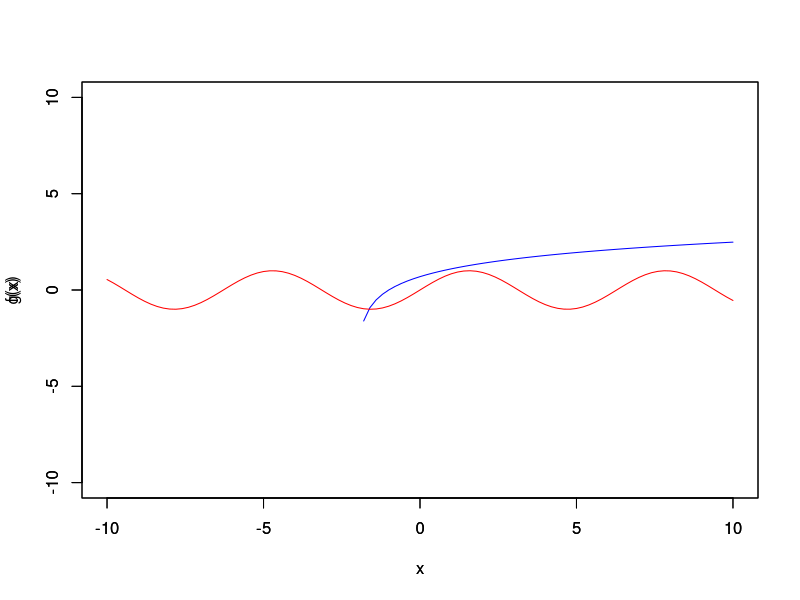
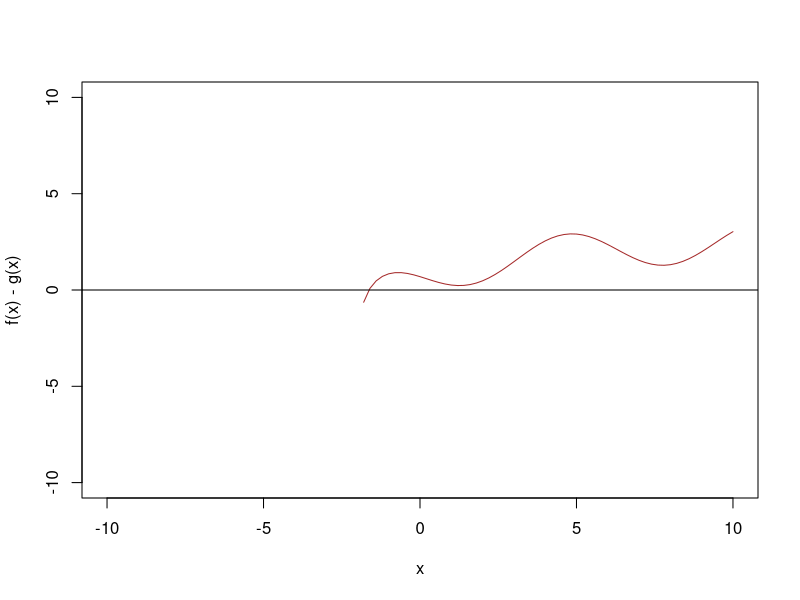
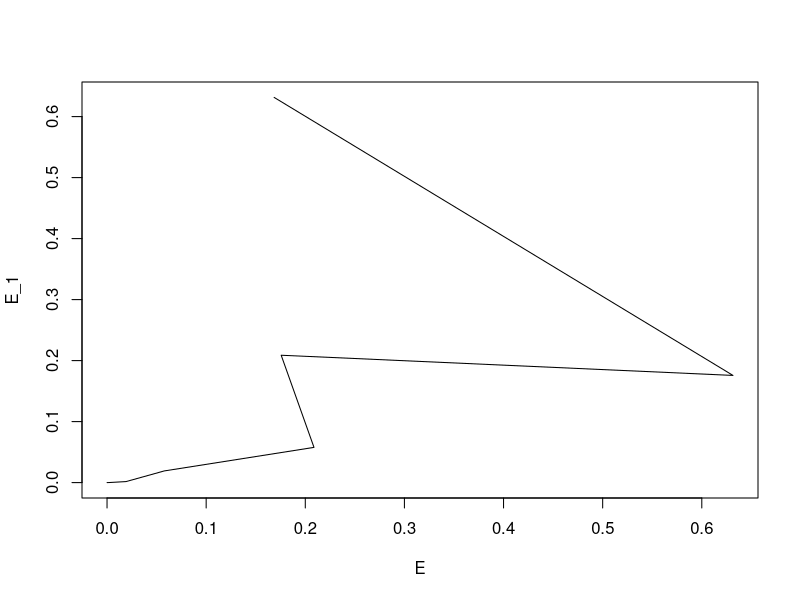
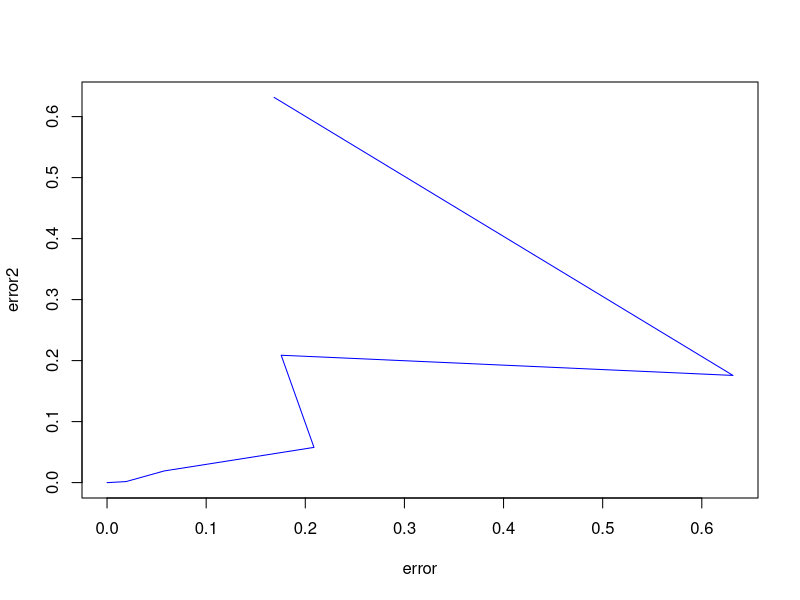

Reproduce these figures in R, in order.
#3Parte A
logaritmo<- function(x){
  log (x+2)
}
sen<- function(x)
{
  sin(x)
}
tol = 0.00000001

func<- function(x)
{
  
  log(x+2)-sin(x)
}
metodo = uniroot(func, c(-1.8,-1), tol = 1e-9) 
plot(logaritmo, xlim = c(-10,10), ylim=c(-10,10), ylab = "f(x)", col = "blue")
par(new = TRUE)
plot(sen, xlim = c(-10,10), ylim=c(-10,10), ylab = "g(x)", col = "red")
plot(func, xlim = c(-10,10), ylim=c(-10,10), ylab = "f(x) - g(x)", col = "brown")
par(new = TRUE)
abline(0,0, col = "black")
a = -1.8
b = -1
arreglo = c(0)
arreglo[1] = a
arreglo[2] = b
i=3
E = c() 
E_1 = c()
while(abs(metodo$root-arreglo[i-2]) > tol){
  E[i-2]=abs(metodo$root-arreglo[i-2])
  arreglo[i]= arreglo[i-1]-((func(arreglo[i-1])*(arreglo[i-1]-arreglo[i-2]))/(func(arreglo[i-1])-func(arreglo[i-2])))
  i = i+1
}

i=1
while(i<length(E)+1){
  E_1[i]=E[i+1]
  i = i+1
}
plot(E,E_1, type="l")

numero_iteraciones =length(arreglo)
Met = c(0)
error = c(0)
error2 = c(0)
Met[1] = a
Met[2] = b
i=3
while(abs(metodo$root-Met[i-2]) > tol){
  error[i-2]=abs(metodo$root-arreglo[i-2])
  Met[i]= Met[i-1]-((func(Met[i-1]))*(Met[i-1]-Met[i-2])/(func(Met[i-1])-func(Met[i-2])))
  i = i+1
}
i=1
while(i<length(error)+1){
  error2[i]=error[i+1]
  i = i+1
}
plot(error,error2, type ="l",col ="blue")


#3Parte B
metodo<- function(x)
{
  #Utilizamos el valor del numero de euler
  a<-exp(1)
  resultadoA <- (a^x)-x-1
  return(resultadoA)
}

comprobacion<-function(y,multiplicidad)
{
  #Hallamos la raiz del la ecuacion
  p<-metodo(0)
  
  resultado = (y-p)^multiplicidad
  
  
  if(resultado != p)
  {
    cat("para F(",y,")","decimos que es un cero de multiplicidad ", multiplicidad)
  }
  else
  {
    
    cat("para F(",y,")","decimos que no es un cero de multiplicidad", multiplicidad)
  }
  
}
metodo(0)
comprobacion(0,2)
#B

#Metodo de newton


newton1 = function(f, fp, x0, tol, maxiter){
  k = 0
  # Imprimir estado
  cat("---------------------------------------------------------------------------\n")
  cat(formatC( c("x_k"," f(x_k)","Error est."), width = -20, format = "f", flag = " "), "\n")
  cat("---------------------------------------------------------------------------\n")
  repeat{
    correccion = f(x0)/fp(x0)
    x1 = x0 - correccion
    dx = abs(x1-x0)
    # Imprimir iteraciones
    cat(formatC( c(x1 ,f(x1), dx), digits=15, width = -15, format = "f", flag = " "), "\n")
    x0 = x1
    k = k+1
    # until
    if(dx <= tol || k > maxiter ) break;
  }
  cat("---------------------------------------------------------------------------\n")
  if(k > maxiter){
    cat("Se alcanzó el máximo número de iteraciones.\n")
    cat("k = ", k, "Estado: x = ", x1, "Error estimado <= ", correccion)
  } else {
    cat("k = ", k, " x = ", x1, " f(x) = ", f(x1), " Error estimado <= ", correccion) }
}
#Prueba
x0=1;  tol=1.e-5 ; N=100
v_a = 0 ; v_b = 3
f=function(x) exp(x)-(pi*x)
fp = function(x) exp(x)-pi
newton1(f,fp, x0, tol, N)